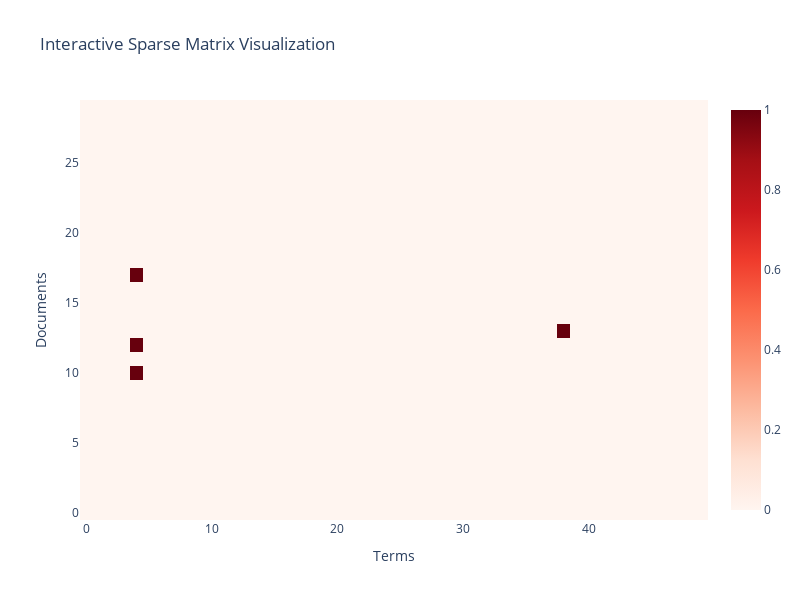

Source (notebook cell):
### Code cell
# Text Processing and Visualization
print("=== Text Processing and Visualization ===")

# Create count vectorizer and fit
print("Creating term-document matrix...")
count_vect = CountVectorizer()
X_counts = count_vect.fit_transform(X['text'])

print(f"Term-document matrix shape: {X_counts.shape}")
print(f"Vocabulary size: {len(count_vect.get_feature_names_out())}")

# Exercise 7: Dynamic ylim for plotting
print("\n=== Exercise 7: Dynamic ylim Parameter ===")
category_counts = X_sample['category_name'].value_counts()
max_count = category_counts.max()

# Plot with dynamic ylim
plt.figure(figsize=(10, 6))
X_sample['category_name'].value_counts().plot(kind='bar',
                                               title='Sentiment Distribution (Dynamic ylim)',
                                               ylim=[0, max_count + 10],
                                               color=['green', 'orange', 'red'],
                                               rot=0, fontsize=12)
plt.tight_layout()
plt.show()

# Exercise 8: Overlaid bar charts comparison
print("\n=== Exercise 8: Distribution Comparison ===")
X_counts_sample = X_sample['category_name'].value_counts()
X_counts_original = X['category_name'].value_counts()

# Create comparison DataFrame
comparison_df = pd.DataFrame({
    'Original X': X_counts_original,
    'X_sample': X_counts_sample
}).fillna(0)

# Plot comparison
plt.figure(figsize=(12, 6))
comparison_df.plot(kind='bar', title='Sentiment Distribution Comparison',
                   color=['lightblue', 'lightcoral'], width=0.8)
plt.ylabel('Count')
plt.xlabel('Sentiment')
plt.legend(['Original X', 'X_sample'])
plt.xticks(rotation=0)
plt.tight_layout()
plt.show()

# Exercise 9: Text analysis with analyzer
print("\n=== Exercise 9: Text Analysis with Analyzer ===")
analyze = count_vect.build_analyzer()
first_text = X.iloc[0]['text']
tokenized = analyze(first_text)

print(f"First record category: {X.iloc[0]['category_name']}")
print(f"Text length: {len(first_text)} characters")
print(f"Tokenized tokens: {len(tokenized)}")
print(f"First 10 tokens: {tokenized[:10]}")

# Exercise 10: Find words in term-document matrix
print("\n=== Exercise 10: Word Analysis ===")
fifth_record = X_counts[4].toarray()[0]
ones_positions = np.where(fifth_record == 1)[0]
vocabulary = count_vect.get_feature_names_out()

if len(ones_positions) >= 2:
    second_word = vocabulary[ones_positions[1]]
    print(f"Second word in fifth record: '{second_word}'")
    print(f"Total words in fifth record: {len(ones_positions)}")

# Exercise 11: Efficient visualization of sparse matrix
print("\n=== Exercise 11: Sparse Matrix Visualization ===")
# Sample for visualization
n_docs_sample = min(30, X_counts.shape[0])
n_terms_sample = min(50, X_counts.shape[1])

doc_indices = np.random.choice(X_counts.shape[0], n_docs_sample, replace=False)
term_indices = np.random.choice(X_counts.shape[1], n_terms_sample, replace=False)

sample_matrix = X_counts[doc_indices][:, term_indices].toarray()

plt.figure(figsize=(12, 8))
plt.imshow(sample_matrix, cmap='Reds', aspect='auto')
plt.colorbar(label='Frequency')
plt.title('Sparse Matrix Visualization (Sample)')
plt.xlabel('Terms (sampled)')
plt.ylabel('Documents (sampled)')
plt.tight_layout()
plt.show()

# Exercise 12: Interactive visualization with plotly
print("\n=== Exercise 12: Interactive Visualization ===")
import plotly.graph_objects as go

# Create interactive heatmap
fig = go.Figure(data=go.Heatmap(
    z=sample_matrix,
    colorscale='Reds',
    hoverongaps=False
))

fig.update_layout(
    title='Interactive Sparse Matrix Visualization',
    xaxis_title='Terms',
    yaxis_title='Documents',
    width=800,
    height=600
)

fig.show()

# Exercise 13: Efficient term reduction
print("\n=== Exercise 13: Efficient Term Reduction ===")
term_frequencies = np.array(X_counts.sum(axis=0)).flatten()
vocabulary = count_vect.get_feature_names_out()

# Get top 50 most frequent terms
top_n = 50
top_indices = np.argsort(term_frequencies)[-top_n:]
top_terms = vocabulary[top_indices]
top_frequencies = term_frequencies[top_indices]

plt.figure(figsize=(15, 8))
plt.bar(range(len(top_terms)), top_frequencies, color='lightblue')
plt.title(f'Top {top_n} Most Frequent Terms (Efficient Visualization)')
plt.xlabel('Terms')
plt.ylabel('Frequency')
plt.xticks(range(len(top_terms)), top_terms, rotation=90)
plt.tight_layout()
plt.show()

print(f"Reduced from {X_counts.shape[1]} terms to {top_n} terms")
print(f"Computation time reduced by {(1 - top_n/X_counts.shape[1])*100:.1f}%")

# Exercise 14: Long tail pattern
print("\n=== Exercise 14: Long Tail Pattern ===")
# Sort terms by frequency
sorted_indices = np.argsort(term_frequencies)[::-1]
sorted_terms = vocabulary[sorted_indices]
sorted_frequencies = term_frequencies[sorted_indices]

# Show top 100 terms
top_100_terms = sorted_terms[:100]
top_100_frequencies = sorted_frequencies[:100]

plt.figure(figsize=(15, 6))
plt.fill_between(range(len(top_100_frequencies)), top_100_frequencies, alpha=0.7, color='lightgreen')
plt.title('Long Tail Pattern: Frequency Distribution of Terms')
plt.xlabel('Term Rank (sorted by frequency)')
plt.ylabel('Frequency')
plt.tight_layout()
plt.show()

# Exercise 15: Log transformation comparison
print("\n=== Exercise 15: Log Transformation Comparison ===")
import math

# Create log-transformed frequencies
term_frequencies_log = [math.log(i) for i in term_frequencies]
sorted_frequencies_log = [term_frequencies_log[i] for i in sorted_indices]

# Show top 100 for comparison
top_100_frequencies_log = sorted_frequencies_log[:100]

# Create side-by-side comparison
fig, (ax1, ax2) = plt.subplots(1, 2, figsize=(15, 6))

# Regular frequencies
ax1.fill_between(range(len(top_100_frequencies)), top_100_frequencies, alpha=0.7, color='lightblue')
ax1.set_title('Regular Term Frequencies')
ax1.set_xlabel('Term Rank')
ax1.set_ylabel('Frequency')

# Log-transformed frequencies
ax2.fill_between(range(len(top_100_frequencies_log)), top_100_frequencies_log, alpha=0.7, color='lightgreen')
ax2.set_title('Log-Transformed Term Frequencies')
ax2.set_xlabel('Term Rank')
ax2.set_ylabel('Log(Frequency)')

plt.tight_layout()
plt.show()

print("✅ All Phase 1 exercises completed!")
print("✅ Reddit dataset analysis finished!")

### Figure 1 — Plotly figure (JSON) as saved in the notebook; plotly's stock layout.template omitted (floating-point values rounded to 4 significant figures; data arrays with more than 128 entries replaced by an {"elided": "..."} marker saying what was removed)
{"data": [{"colorscale": [[0, "rgb(255,245,240)"], [0.125, "rgb(254,224,210)"], [0.25, "rgb(252,187,161)"], [0.375, "rgb(252,146,114)"], [0.5, "rgb(251,106,74)"], [0.625, "rgb(239,59,44)"], [0.75, "rgb(203,24,29)"], [0.875, "rgb(165,15,21)"], [1, "rgb(103,0,13)"]], "hoverongaps": false, "type": "heatmap", "z": {"elided": "30x50 int values"}}], "layout": {"height": 600, "title": {"text": "Interactive Sparse Matrix Visualization"}, "width": 800, "xaxis": {"title": {"text": "Terms"}}, "yaxis": {"title": {"text": "Documents"}}}}
